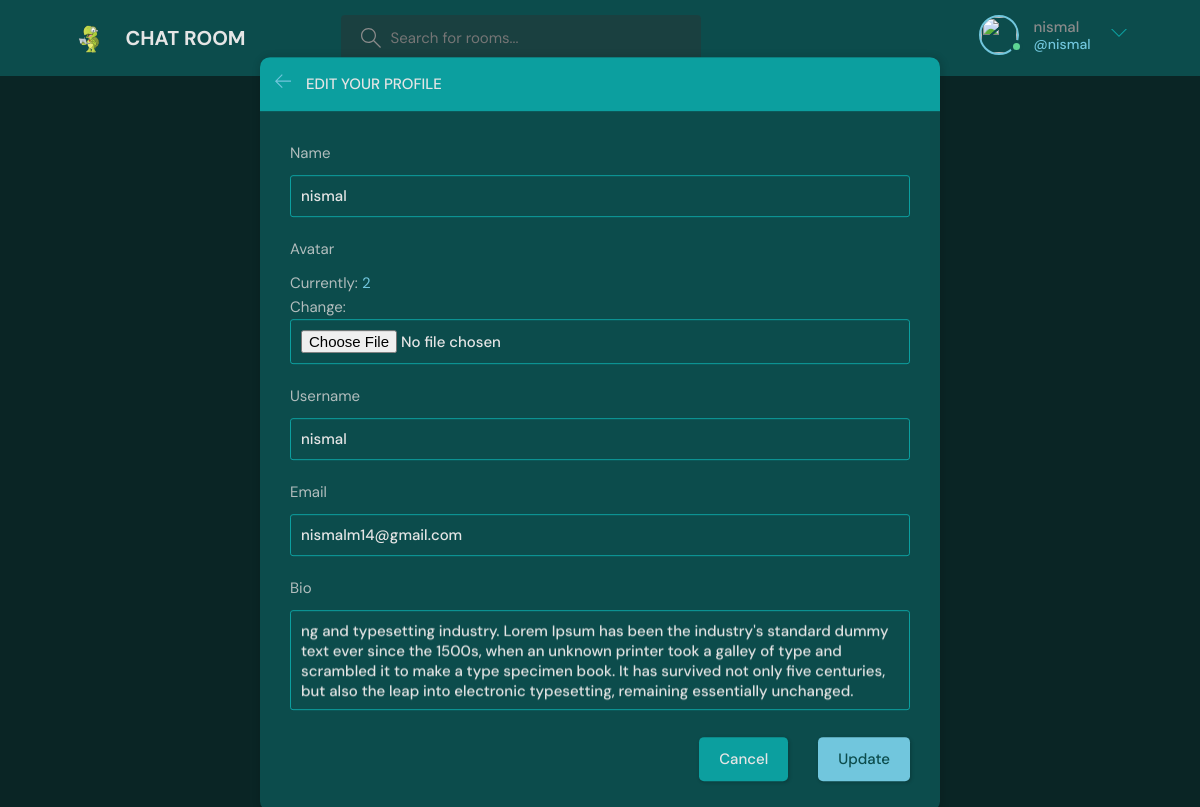
The page /updateUser (signed in) on the database its author committed.
### base/models.py (models this page shows)
class User(AbstractUser):
    name = models.CharField(max_length=200,null=True)
    email = models.EmailField(unique=True,null=True)
    bio = models.TextField(null=True)
    avatar = models.ImageField(null=True,default='avatar.svg')

### base/views.py (the view)
# urls.py: path('updateUser', views.updateUser, name='updateUser'),
@login_required(login_url='login')
def updateUser(request):
    user =request.user
    form = UserForm(instance=user)
    if request.method == 'POST':
        form = UserForm(request.POST,request.FILES,instance=user)
        if form.is_valid():
            form.save()
            return redirect('userProfile',pk=user.id)
    context ={'form':form}
    return render(request,'edit-user.html',context)

### base/forms.py
class UserForm(ModelForm):
    class Meta:
        model =User
        fields = ['name','avatar','username','email','bio']

### templates/edit-user.html (shortened to what this page needs)
{% extends 'main.html' %}
{% block content %}
<main class="update-account layout">
  <div class="container">
    <div class="layout__box">
      <div class="layout__boxHeader">
        <div class="layout__boxTitle">
          <a href="{% url 'home' %}">
            <svg version="1.1" xmlns="http://www.w3.org/2000/svg" width="32" height="32" viewBox="0 0 32 32">
              <title>arrow-left</title>
              <path
                d="M13.723 2.286l-13.723 13.714 13.719 13.714 1.616-1.611-10.96-10.96h27.625v-2.286h-27.625l10.965-10.965-1.616-1.607z">
              </path>
            </svg>
          </a>
          <h3>Edit your profile</h3>
        </div>
      </div>
      <div class="layout__body">
        <form class="form" action="" method="POST" enctype="multipart/form-data">
          {% for field in form %}
          <div class="form__group">
            <label for="profile_pic">{{field.label}}</label>
            {{field}}
          </div>
          {% endfor %}
          <div class="form__action">
            <a class="btn btn--dark" href="{% url 'home' %}">Cancel</a>
            <button class="btn btn--main" type="submit">Update</button>
          </div>
        </form>
      </div>
    </div>
  </div>
</main>
{% endblock content %}

### templates/main.html (shortened to what this page needs)
<!DOCTYPE html>
{% load static %}
<html lang="en">
<head>
    <link rel="stylesheet" href="https://use.fontawesome.com/releases/v5.15.4/css/all.css"/>
    <link rel="stylesheet" href="{% static 'styles/style.css' %}" />
</head>
<body>
    {% include 'navbar.html' %}
    {% block content %}
    {% endblock %}
</body>
</html>

### templates/navbar.html (shortened to what this page needs)
{% load static %}
  <header class="header header--loggedIn">
      <div class="container">
        <a href="{% url 'home' %}" class="header__logo">
          <img src="{% static 'images/logo.png' %}" />
          <h1>CHAT ROOM</h1>
        </a>
        <form class="header__search" method="GET" action="{% url 'home' %}">
          <label>
            <input  name="q" placeholder="Search for rooms..." />
          </label>
        </form>
        <nav class="header__menu">
            {% if request.user.is_authenticated %}
          <div class="header__user">
            <a href="{% url 'userProfile' request.user.id  %}">
              <div class="avatar avatar--medium active">
                            <img src="{{user.avatar.url}}" />
              </div>
              <p>{{request.user.username}} <span>@{{request.user.username}}</span></p>
            </a>
            <button class="dropdown-button">
              <svg version="1.1" xmlns="http://www.w3.org/2000/svg" width="32" height="32" viewBox="0 0 32 32">
                <title>chevron-down</title>
                <path d="M16 21l-13-13h-3l16 16 16-16h-3l-13 13z"></path>
              </svg>
            </button>
          </div>
          {% else %}
          <a href="{% url 'login' %}">
            <img src="{% static 'images/avatar.svg' %}" />
            <p>Login</p>
          </a>
          {% endif %}
        </nav>
      </div>
    </header>

### rows shown on the page
User: user.username "nismal", form "nismal" "nismal" "nismalm14@gmail.com" "ng and typesetting industry. Lorem Ipsum has been the industry's standard dummy text ever since the 1500s, when an unknown printer took a galley of type and scrambled it to make a type specimen book. It has survived not only five centuries, but also the leap into electronic typesetting, remaining essentially unchanged."

### other values the page prints
{{ field.label }} "Name" "Avatar" "Username" "Email" "Bio"
